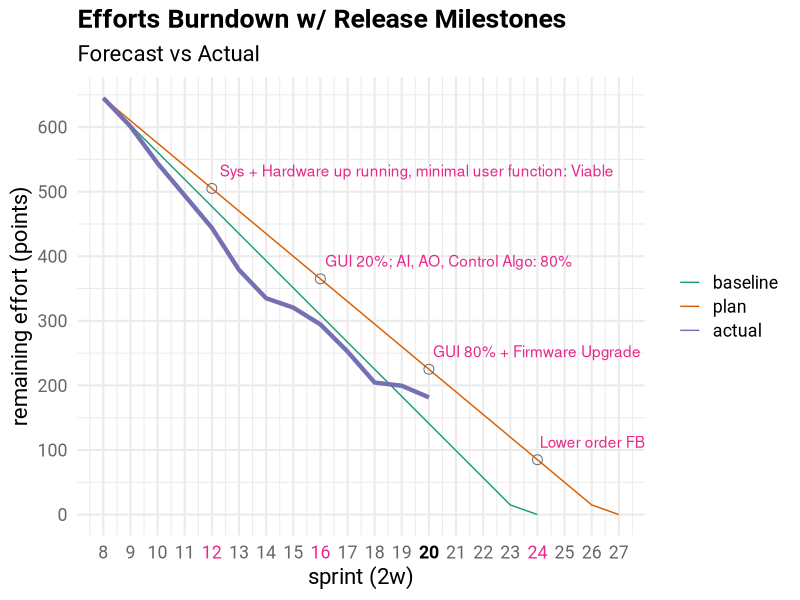
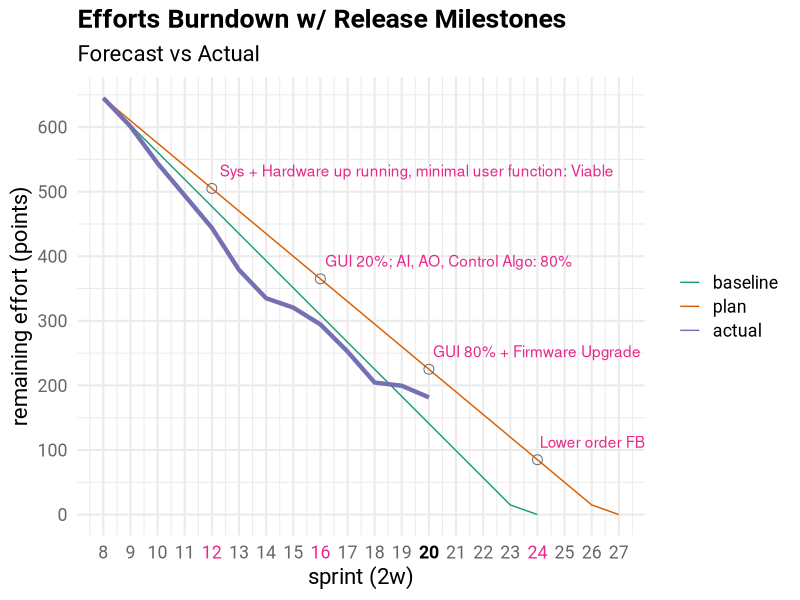

The R script that drew these images, in order:
#!/usr/bin/Rscript
library(ggplot2); library(purrr); library(RColorBrewer);

ystep <- 100
guide_line_color <- '#c0c0c0'
guide_line_sz <- .2
curr_sprint <- 20 
annotation_point_sz <- 3
tick_label_color <- brewer.pal(n = 8, name = 'Dark2')[8]
highlight_color <- brewer.pal(n = 8, name = 'Dark2')[4]
annotation_color <- brewer.pal(n = 8, name = 'Dark2')[4]
curr_sprint_color <- 'black'
font <- 'Roboto'
font_sz <- 16

mid <- function(min, max, dist) {
    ceiling(min + (max - min) * dist)
}

dat <- read.csv('burndown.csv')
forecast <- data.frame(dat$sprint, dat$forecast, rep('forecast', dim(dat)[1]))
inspection <- data.frame(dat$sprint, dat$inspection, rep('inspection', dim(dat)[1]))
inspection <- subset(inspection, ! is.na(dat.inspection))
adaptation <- data.frame(dat$sprint, dat$adaptation, rep('adaptation', dim(dat)[1]))
adaptation <- subset(adaptation, ! is.na(dat.adaptation))

head <- c('sprint', 'efforts', 'type')
names(forecast) <- head
names(inspection) <- head
names(adaptation) <- head
burndown <- rbind(forecast, adaptation, inspection)
#burndown <- rbind(forecast, adaptation)

max_efforts <- max(burndown$efforts)
min_sprint <- min(burndown$sprint)
max_sprint <- max(burndown$sprint)
sprints_num <- nrow(forecast)
velocity <- max_efforts / (max_sprint - min_sprint)

key_sprints_index = c(mid(1, sprints_num, .2)
                          , mid(1, sprints_num, .4)
                          , mid(1, sprints_num, .6)
                          , mid(1, sprints_num, .8))
key_sprints <- forecast[key_sprints_index,]
key_sprints$name <- c('Sys + Hardware up running, minimal user function: Viable'
                      , 'GUI 20%; AI, AO, Control Algo: 80%'
                      , 'GUI 80% + Firmware Upgrade'
                      , 'Lower order FBIs');
sprint_colors <- rep(tick_label_color, sprints_num)
sprint_colors[key_sprints_index] = highlight_color
sprint_colors[curr_sprint - min_sprint + 1] <- curr_sprint_color
sprint_faces <- rep('plain', sprints_num)
sprint_faces[curr_sprint - min_sprint + 1] <- 'bold'

my_theme <- function() {
    theme_minimal(base_size = font_sz, base_family = font) +
        theme(legend.title = element_blank()) +
        theme(plot.title = element_text(vjust = 1.25, face = 'bold')) +
        theme(axis.text.x = element_text(color = sprint_colors
                                         , face= sprint_faces)) +
        theme(axis.text.y = element_text(color = tick_label_color))
}

plot <- ggplot(burndown, aes(sprint, efforts)) +
    geom_line(aes(color = type, size = type == 'inspection')) +
    scale_color_brewer(palette = 'Dark2', labels = c('baseline', 'plan', 'actual')) +
    scale_x_continuous(limits = c(min_sprint, max_sprint),
        breaks = seq(min_sprint, max_sprint, by=1), name = 'sprint (2w)') +
    scale_y_continuous(limits = c(0, max_efforts)
        , breaks = seq(0, max_efforts, by=ystep)
        , name = 'remaining effort (points)') +
    scale_size_manual(values = c(0.5, 1.5), guide = FALSE) +
    geom_point(data = key_sprints, aes(sprint, efforts), shape = 1
               , size = annotation_point_sz
               , color = tick_label_color) +
    geom_text(data = key_sprints, aes(sprint, efforts, label = name)
              , color = annotation_color
              , hjust = -.02, vjust = -1) +
    labs(title = 'Efforts Burndown w/ Release Milestones'
         , subtitle = 'Forecast vs Actual') +
    my_theme()

ggsave(file = 'burndown.svg', width = 8, height = 6, units = 'in')
ggsave(file = 'burndown.png', width = 8, height = 6, units = 'in'
       , dpi = 300)
